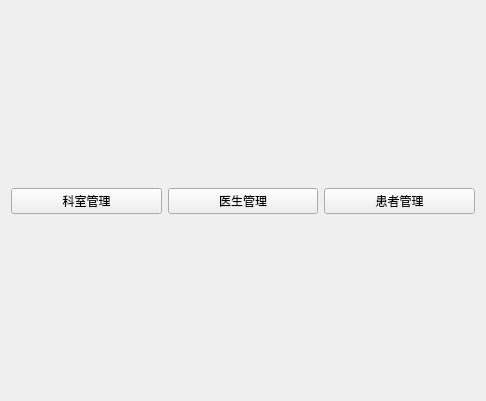
<?xml version="1.0" encoding="UTF-8"?>
<ui version="4.0">
 <class>WelcomeView</class>
 <widget class="QWidget" name="WelcomeView">
  <property name="geometry">
   <rect>
    <x>0</x>
    <y>0</y>
    <width>486</width>
    <height>401</height>
   </rect>
  </property>
  <property name="windowTitle">
   <string>欢迎</string>
  </property>
  <layout class="QVBoxLayout" name="verticalLayout">
   <item>
    <spacer name="verticalSpacer">
     <property name="orientation">
      <enum>Qt::Orientation::Vertical</enum>
     </property>
     <property name="sizeHint" stdset="0">
      <size>
       <width>20</width>
       <height>170</height>
      </size>
     </property>
    </spacer>
   </item>
   <item>
    <layout class="QHBoxLayout" name="horizontalLayout">
     <item>
      <widget class="QPushButton" name="btDepartment">
       <property name="sizePolicy">
        <sizepolicy hsizetype="Minimum" vsizetype="Fixed">
         <horstretch>0</horstretch>
         <verstretch>0</verstretch>
        </sizepolicy>
       </property>
       <property name="text">
        <string>科室管理</string>
       </property>
      </widget>
     </item>
     <item>
      <widget class="QPushButton" name="btDoctor">
       <property name="text">
        <string>医生管理</string>
       </property>
      </widget>
     </item>
     <item>
      <widget class="QPushButton" name="btPatient">
       <property name="text">
        <string>患者管理</string>
       </property>
      </widget>
     </item>
    </layout>
   </item>
   <item>
    <spacer name="verticalSpacer_2">
     <property name="orientation">
      <enum>Qt::Orientation::Vertical</enum>
     </property>
     <property name="sizeHint" stdset="0">
      <size>
       <width>20</width>
       <height>170</height>
      </size>
     </property>
    </spacer>
   </item>
  </layout>
 </widget>
 <resources/>
 <connections/>
</ui>
